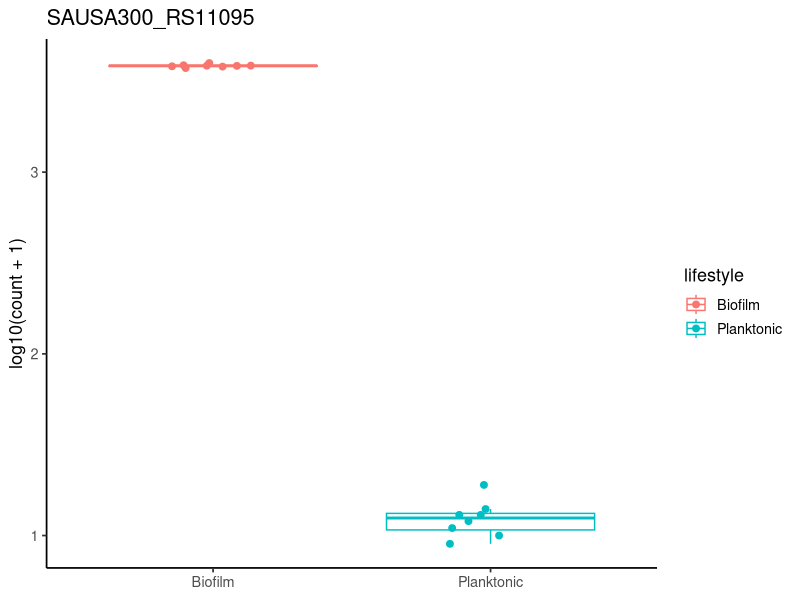
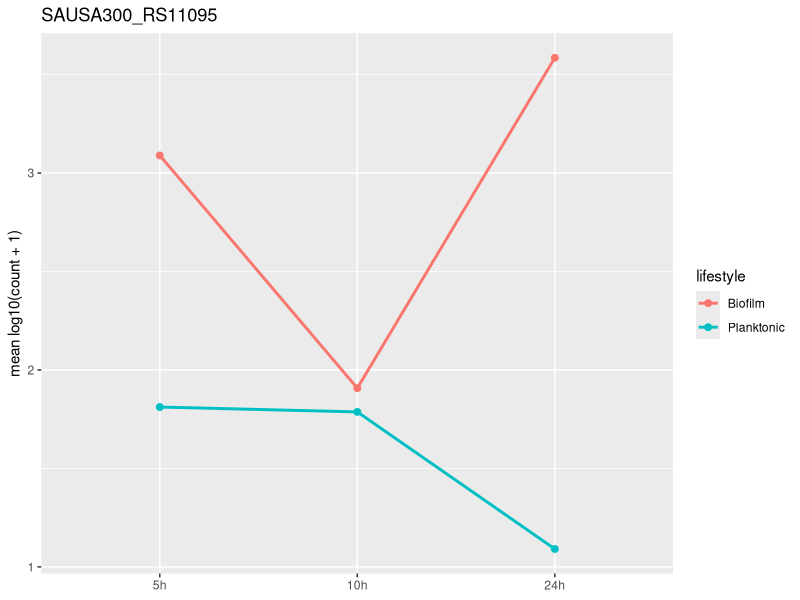

Reproduce these figures in R, in order.
## ---- chunk 1
library(tidyverse)
library(here)   # here() builds paths from the project root, so they work wherever you run this
counts <- read_tsv(here("project/data", "gene_counts.tsv"), show_col_types = FALSE)
meta   <- read_tsv(here("project/data", "metadata.tsv"),    show_col_types = FALSE)
de     <- read_tsv(here("project/data", "DE_biofilm_vs_planktonic_24h.tsv"), show_col_types = FALSE)

# tidy counts (built in the 'compare my samples' chapter) — we need it again here
counts_long <- counts %>%
  pivot_longer(-c(gene_id, gene_name), names_to = "sample", values_to = "count") %>%
  left_join(meta, by = "sample")
## ---- chunk 2
top_gene <- de %>%
  filter(padj < 0.05) %>%
  slice_max(abs(log2FoldChange), n = 1, with_ties = FALSE) %>%
  pull(gene_id)

top_gene
## ---- chunk 3
counts_long %>%
  filter(gene_id == top_gene, timepoint == "24h") %>%
  ggplot(aes(x = lifestyle, y = log10(count + 1), colour = lifestyle)) +
  geom_boxplot(outlier.shape = NA) +
  geom_jitter(width = 0.15, size = 2) +
  labs(title = top_gene, x = NULL, y = "log10(count + 1)") +
  theme_classic(base_size = 13)   # another theme — plain axes, bigger text
## ---- chunk 4
counts_long %>%
  filter(gene_id == top_gene) %>%
  mutate(timepoint = factor(timepoint, levels = c("5h", "10h", "24h"))) %>%
  group_by(lifestyle, timepoint) %>%
  summarise(mean_expr = mean(log10(count + 1)), .groups = "drop") %>%
  ggplot(aes(x = timepoint, y = mean_expr, colour = lifestyle, group = lifestyle)) +
  geom_line(linewidth = 1) +
  geom_point(size = 2) +
  labs(title = top_gene, x = NULL, y = "mean log10(count + 1)")
